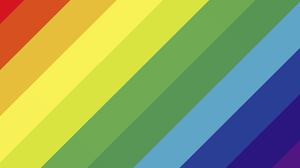
#> input picture color identification/1.png, 300 x 168 px, found by its file name
$ jupyter execute color_identification_opencv.ipynb
#> lines starting #> are read from the running program, lines starting #| are printed output that depends on the picture
Color Identification in Images

[cell 1]
from sklearn.cluster import KMeans
import matplotlib.pyplot as plt
import numpy as np
import cv2
from collections import Counter
from skimage.color import rgb2lab, deltaE_cie76
import os

[cell 2]
image = cv2.imread('D:/abcd/1.png')
#> image is the input picture: shape (168, 300, 3); mean B, G, R 100, 163.6, 145.1
print("The type of this input is {}".format(type(image)))
#| The type of this input is <class 'numpy.ndarray'>
print("Shape: {}".format(image.shape))
#| Shape: (168, 300, 3)
plt.imshow(image)

The color of the image looks a bit off. This is because, by default, OpenCV reads image in the sequence Blue Green Red (BGR). Thus, to view the actual image we need to convert the rendering to Red Green Blue (RGB).

[cell 3]
image = cv2.cvtColor(image, cv2.COLOR_BGR2RGB)
plt.imshow(image)

[cell 4]
resized_image = cv2.resize(image, (1200, 600))
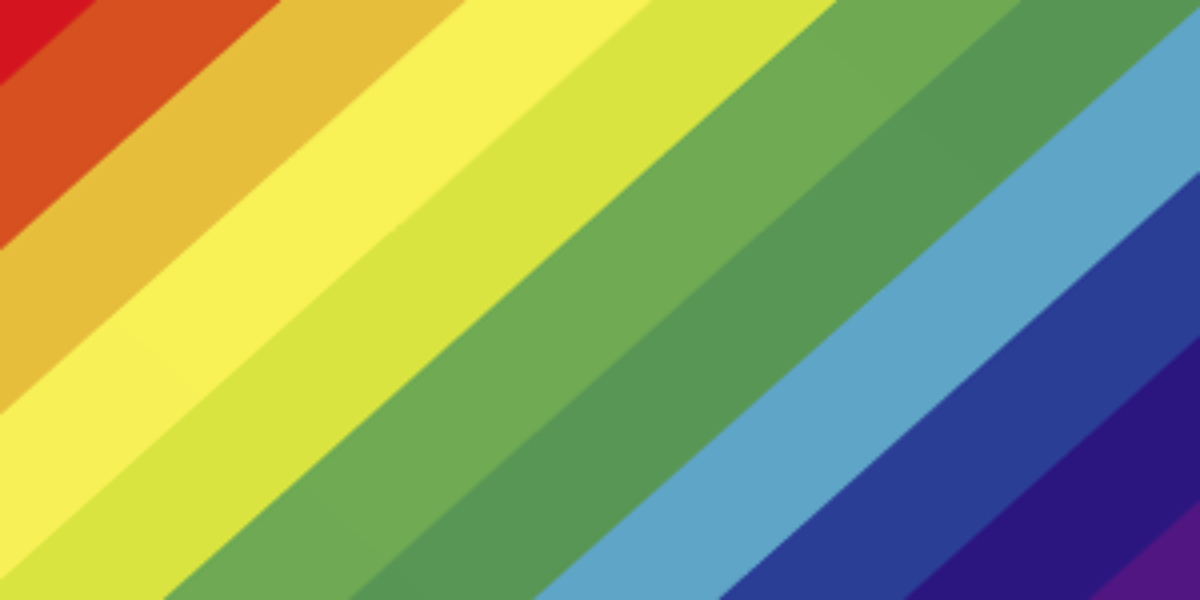
#> resized_image: shape (600, 1200, 3); mean R, G, B 145.1, 163.6, 100
plt.imshow(resized_image)

[cell 5]
# COLOR IDNTIFICATION
def RGB2HEX(color):
    return "#{:02x}{:02x}{:02x}".format(int(color[0]), int(color[1]), int(color[2]))

KMeans expects flattened array as input during its fit method. Thus, we need to reshape the image using numpy. Then, we can apply KMeans to first fit and then predict on the image to get the results. Then, the cluster colors are identified an arranged in the correct order. We plot the colors as a pie chart.

I have combined all the steps in two method.

[cell 6]
def get_image(image_path):
    image = cv2.imread(image_path)
    image = cv2.cvtColor(image, cv2.COLOR_BGR2RGB)
    return image

[cell 7]
def get_colors(image, number_of_colors, show_chart):

#> called with number_of_colors = 12, show_chart = True
    modified_image = cv2.resize(image, (600, 400), interpolation = cv2.INTER_AREA)
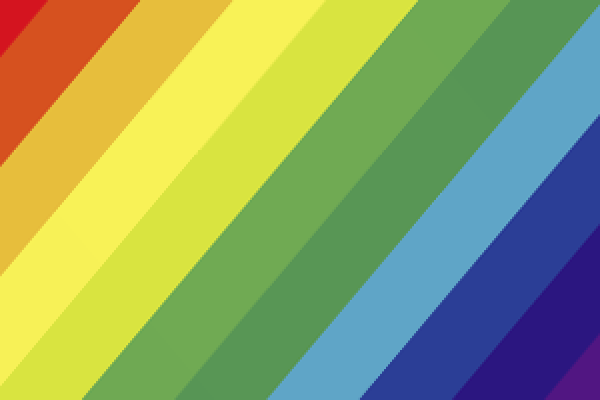
#> modified_image: shape (400, 600, 3); mean R, G, B 145.1, 163.6, 100
    modified_image = modified_image.reshape(modified_image.shape[0]*modified_image.shape[1], 3)
#     print(modified_image)
    clf = KMeans(n_clusters = number_of_colors)
    labels = clf.fit_predict(modified_image)
    print(labels)
#> (printed output is left out)

    counts = Counter(labels)
#> counts = 12 items

    center_colors = clf.cluster_centers_
    # We get ordered colors by iterating through the keys
    ordered_colors = [center_colors[i] for i in counts.keys()]
#> ordered_colors = [[212, 21.51, 31], [214.1, 81.42, 31.13], [231, 190, 60.01], [247.5, 241.6, 86.84], [217.1, 228, 64.04], [111.6, 169.8, 83.01], [87.79, 149.8, 85.19], [164.7, 198.5, 73.93], [94.93, 164.9, 198.7], [43.2, 62.41, 150.2], [43.17, 22.32, 128.2], [80.71, 22, 130]]
    hex_colors = [RGB2HEX(ordered_colors[i]) for i in counts.keys()]
#> hex_colors = ['#2b3e96', '#d9e440', '#a4c649', '#579555', '#d6511f', '#d3151f', '#5ea4c6', '#501581', '#f7f156', '#6fa953', '#e6bd3c', '#2b1680']
    rgb_colors = [ordered_colors[i] for i in counts.keys()]
#> rgb_colors = [[43.2, 62.41, 150.2], [217.1, 228, 64.04], [164.7, 198.5, 73.93], [87.79, 149.8, 85.19], [214.1, 81.42, 31.13], [212, 21.51, 31], [94.93, 164.9, 198.7], [80.71, 22, 130], [247.5, 241.6, 86.84], [111.6, 169.8, 83.01], [231, 190, 60.01], [43.17, 22.32, 128.2]]

    if (show_chart):
        plt.figure(figsize = (8, 6))
        plt.pie(counts.values(), labels = hex_colors, colors = hex_colors)

    return rgb_colors

[cell 8]
get_colors(get_image('D:/abcd/1.png'), 12, True)
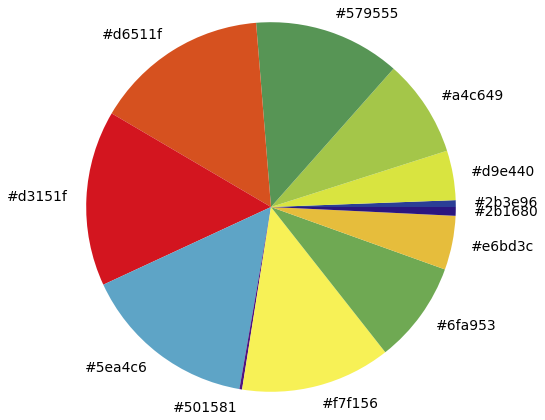
#> figure drawn by matplotlib, 1 panel
